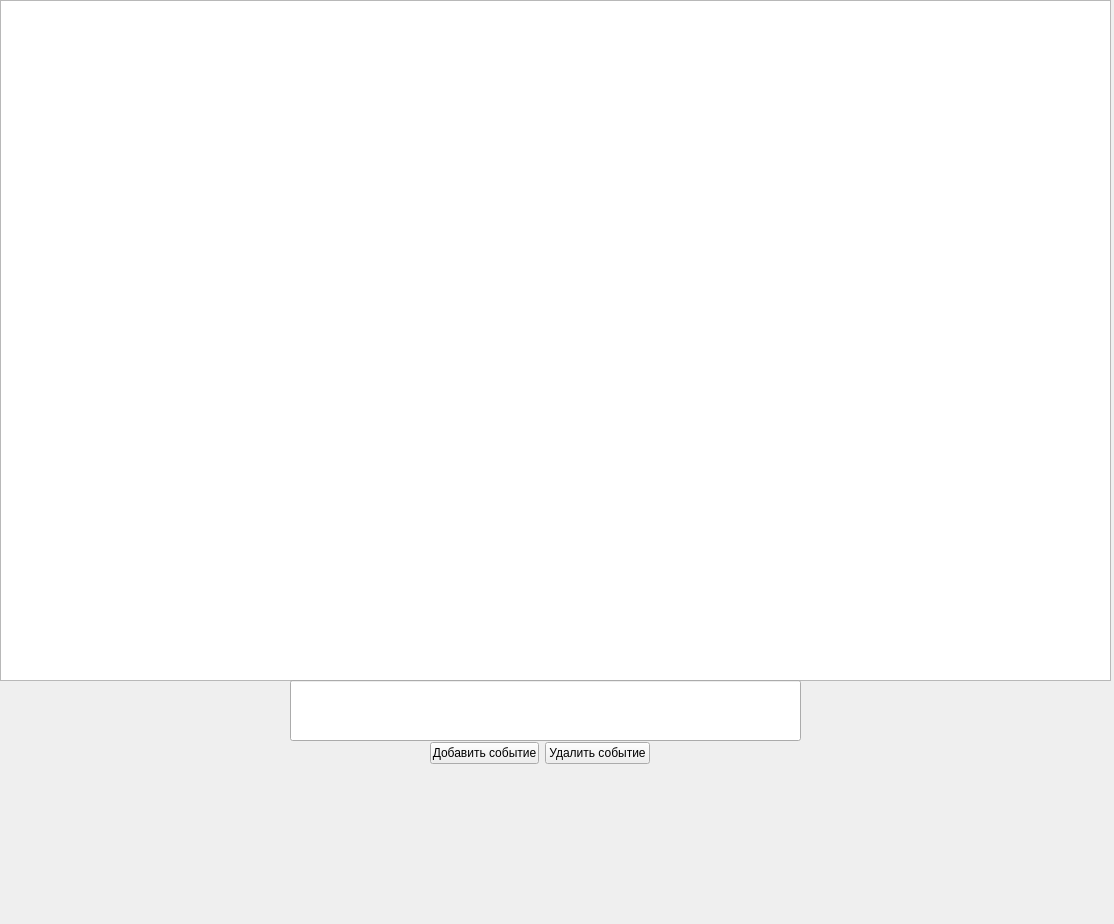
<?xml version="1.0" encoding="UTF-8"?>
<ui version="4.0">
 <class>MainWindow</class>
 <widget class="QMainWindow" name="MainWindow">
  <property name="geometry">
   <rect>
    <x>0</x>
    <y>0</y>
    <width>1114</width>
    <height>924</height>
   </rect>
  </property>
  <property name="windowTitle">
   <string>to_do_list</string>
  </property>
  <widget class="QWidget" name="centralwidget">
   <property name="enabled">
    <bool>true</bool>
   </property>
   <widget class="QListView" name="listView">
    <property name="geometry">
     <rect>
      <x>0</x>
      <y>0</y>
      <width>1111</width>
      <height>681</height>
     </rect>
    </property>
   </widget>
   <widget class="QWidget" name="layoutWidget">
    <property name="geometry">
     <rect>
      <x>430</x>
      <y>740</y>
      <width>220</width>
      <height>26</height>
     </rect>
    </property>
    <layout class="QHBoxLayout" name="horizontalLayout">
     <item alignment="Qt::AlignmentFlag::AlignHCenter">
      <widget class="QPushButton" name="add_event">
       <property name="text">
        <string>Добавить событие</string>
       </property>
      </widget>
     </item>
     <item alignment="Qt::AlignmentFlag::AlignHCenter">
      <widget class="QPushButton" name="remove_event">
       <property name="text">
        <string>Удалить событие</string>
       </property>
      </widget>
     </item>
    </layout>
   </widget>
   <widget class="QLineEdit" name="lineEdit">
    <property name="geometry">
     <rect>
      <x>290</x>
      <y>680</y>
      <width>511</width>
      <height>61</height>
     </rect>
    </property>
   </widget>
  </widget>
 </widget>
 <resources/>
 <connections/>
</ui>
